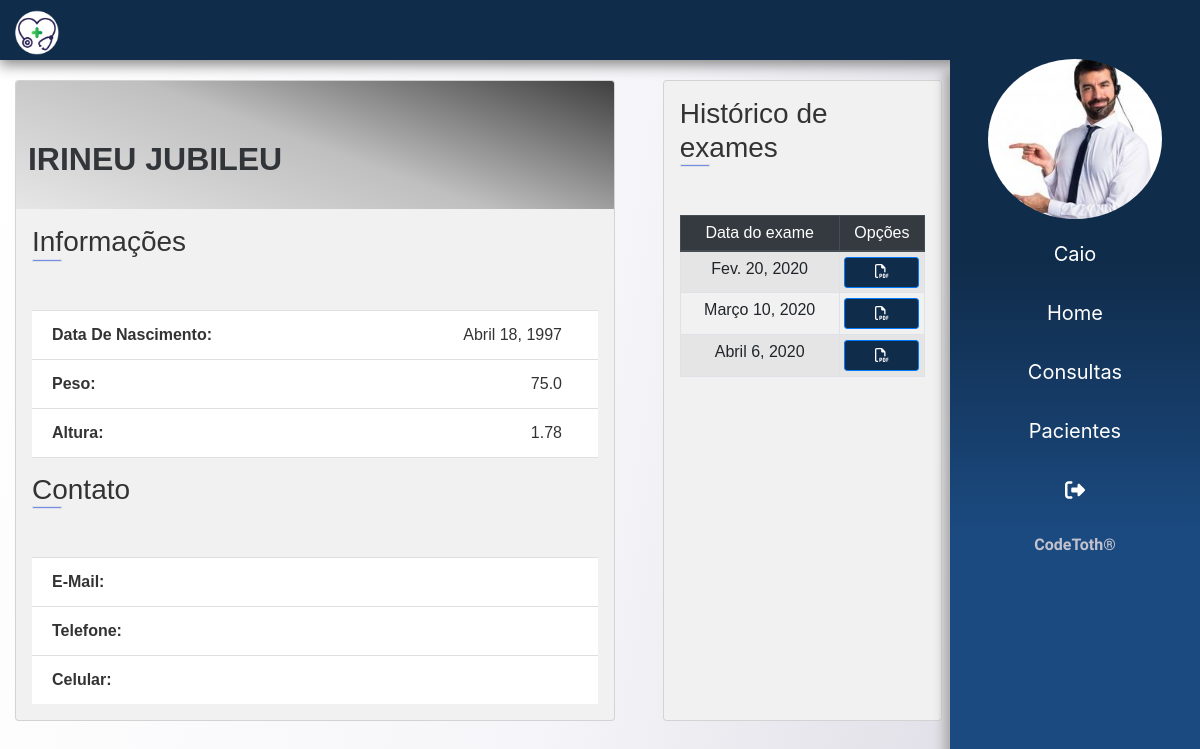
Page /pacientes/paciente/1 (signed in) on the committed database.
### app/atendente/models.py (models this page shows)
class Atendente(models.Model):
    usuario = models.ForeignKey(User, on_delete=models.CASCADE)
    nome = models.CharField(max_length=150)
    sexo = models.CharField(max_length=1)
    data_nascimento = models.DateField()
    cpf = models.CharField(max_length=20, unique=True)
    rg = models.CharField(max_length=20, unique=True)
    email = models.EmailField()
    foto = models.ImageField(upload_to=f'fotos/{time.time()}', blank=True)

### app/paciente/models.py (models this page shows)
class Paciente(models.Model):
    nome = models.CharField(max_length=200)
    sexo = models.CharField(max_length=1)
    data_nascimento = models.DateField()
    cpf = models.CharField(max_length=20, unique=True)
    rg = models.CharField(max_length=20, unique=True)
    carteira_convenio = models.CharField(max_length=30, unique=True)
    peso = models.FloatField()
    altura = models.FloatField()
    imc = models.CharField(max_length=100)
    idade = models.CharField(max_length=100)

### app/exames/models.py (models this page shows)
class Exame_Resultado(models.Model):
    paciente = models.ForeignKey(Paciente, on_delete=models.CASCADE)
    data_exame = models.DateField()
    glicose = models.CharField(max_length=15)
    ldl = models.CharField(max_length=15)
    hdl = models.CharField(max_length=15)
    triglicerides = models.CharField(max_length=15)
    colesterol = models.CharField(max_length=15)
    pdf = models.FileField(upload_to='pdf/', blank=True)

### app/paciente/views.py (the view)
# urls.py: path('paciente/<int:paciente_id>', detalhe_paciente, name='det_paciente')
@login_required(login_url='login')
def detalhe_paciente(request, paciente_id):
    paciente = get_object_or_404(Paciente, id=paciente_id)
    exames = get_list_or_404(Exame_Resultado, paciente=paciente)
    dados =  get_dados(request)
    dados['paciente'] = paciente
    dados['exames'] = exames
    return render(request, 'paciente/det_paciente.html', dados)

### templates/paciente/det_paciente.html
{% extends 'base.html' %}
{% load static %}
{% block content %}
<main>
    <section class="container-fluid ">
        <div class="col-md-10 pb-5">
            <div class="row">
                <div class="card middle">
                    <div class="top-section">
                        <div class="container">
                            <div class="name">
                                <span> {{ paciente.nome}} </span>
                            </div>
                        </div>
                    </div>
                    <div class="info-section pr-3 mb-3">
                        <h3> Informações
                            <div class="border mb-5"></div>
                        </h3>
                        <ul class="list-group list-group-flush mb-3  info">
                            <li class="list-group-item">Data de Nascimento:
                                <span> {{ paciente.data_nascimento}}
                                </span>
                            </li>
                            <li class="list-group-item">Peso:
                                <span> {{ paciente.peso}}
                                </span>
                            </li>
                            <li class="list-group-item">Altura:
                                <span> {{ paciente.altura}}
                                </span>
                            </li>
                        </ul>
                        <h3> Contato
                            <div class="border mb-5"></div>
                        </h3>
                        <ul class="list-group list-group-flush info">
                            <li class="list-group-item">E-mail: </li>
                            <li class="list-group-item">Telefone:</li>
                            <li class="list-group-item">Celular: </li>
                        </ul>
                    </div>
                </div>
                <div class="card historico mx-auto">
                    <div class="info-section pr-3">
                        <h3> Histórico de exames   <div class="border mb-5"></div>
                        </h3>
                            <table class="table table-sm table-bordered table-striped text-center">
                                <thead class="thead-dark ">
                                    <tr>
                                        <th scope="col">Data do exame</th>
                                        <th scope="col">Opções</th>
                                </thead>
                                <tbody>
                                    {% for exame in exames %}
                                    <tr>
                                        <td>
                                            {{ exame.data_exame}}
                                        </td>
                                        <td>
                                            <a href="#" class="btn btn-sm btn-block btn-primary"> <i class="far fa-file-pdf"></i></i> </a>
                                        </td>
                                    </tr>
                                    {% endfor %}
                                </tbody>
                            </table>
                    </div>
                </div>
            </div>
        </div>
    </section>
</main>
{% endblock %}

### templates/partials/_sidebar.html (shortened to what this page needs)
{% load static %}
<div class="sidebar">
    <div class="mb-2">
        <img src="{{ usuario.foto.url }}" class="img-fluid  mx-auto d-block" alt="">
    </div>
    <ul>
        <a href="#" style="text-transform: capitalize ;"> <li> {{ request.user}} </li></a>
        <a href="{% url 'dashboard' %}"> <li>  Home </li></a>
        <a href="#"> <li>  Consultas </li></a>
        <a href="{% url 'pacientes' %}"> <li>  Pacientes </li></a>
        <a href="{% url 'login' %}"><li><i class="fas fa-sign-out-alt"></i> </li></a>
    </ul>
    <div class="text-center pb-3" style="font-weight: bolder;width: 100%;color: #C4C2CD;font-family: 'Play', sans-serif; ">
        <span>CodeToth&#174;</span>
    </div>
</div>

### static/css/app.css (style rules this page uses)
body { background-attachment: fixed; background-size: cover; background-image: linear-gradient(100deg,rgba(255, 255, 255, .5), rgba(236, 234, 241, .5), rgba(213, 211, 222, 1.5)); }
.btn { background-color: #102c4b !important; }
.card { width: 100%; max-width: 600px; background: #f1f1f1; overflow: auto; font-family: "montserrat", sans-serif; margin-top: 5rem !important; }
.historico { -ms-flex: 0 0 33.666667%; flex: 0 0 33.666667%; max-width: 28.666667%; }
.top-section { position: relative; background-image: linear-gradient(200deg,#404040, #BFBFBF, #E6E6E6); height: 8rem !important; }
.name span { text-transform: uppercase; font-weight: 600; position: absolute; bottom: 20%; left: 2%; font-size: 200%; font-weight: 900; opacity: .90; white-space: pre-line; }
.info-section { margin-top: 1rem !important; margin-left: 1rem !important; color: #333; }
.info { text-transform: capitalize; font-weight: 600; }
.info span { font-weight: 500; float: right!important; margin-right: 1rem; }
.border { width: 30px; height: 3px; background: #778beb; left: 0; bottom: -6px; }
.sidebar img { border-radius: 100% !important; height: 160px !important; }
.sidebar { right: 0; top: 3.7rem !important; bottom: 0; width: 250px; background-image: linear-gradient( #102c4b,#102c4b,#1B4A80 , #1B4A80); box-shadow: -5px 12px 10px 1px #aaaaaa; background-attachment: fixed; overflow: hidden; transition: 0.8s all; height: 100% !important; position: fixed; z-index: 1030 !important; }
.sidebar ul li { list-style: none; }
.sidebar ul li { margin-top: 5px; padding: 12px; text-decoration: none; color: rgb(255, 255, 255); width: 100%; font-size: 20px; text-align: center; display: block; transition: 0.6s all; }

### rows in the picture
Atendente: foto (picture)
Paciente: nome "IRINEU JUBILEU", data_nascimento "Abril 18, 1997", peso "75.0", altura "1.78"
Exame_Resultado: data_exame "Fev. 20, 2020"
Exame_Resultado: data_exame "Março 10, 2020"
Exame_Resultado: data_exame "Abril 6, 2020"

### other values in the picture
{{ request.user }} "Caio"
